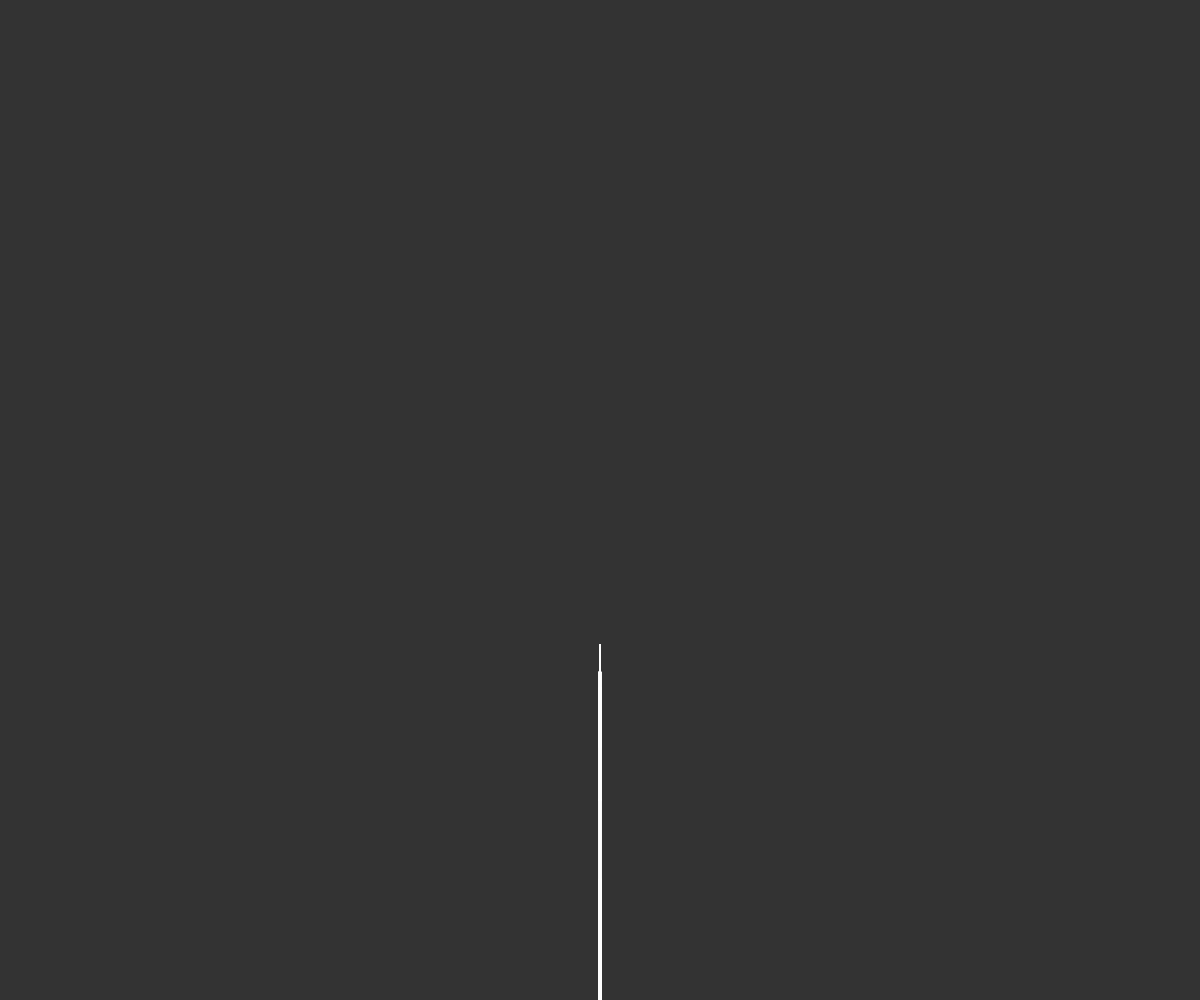
Frame 1 (no input)
Frame 60 (no input): identical to frame 1, image omitted
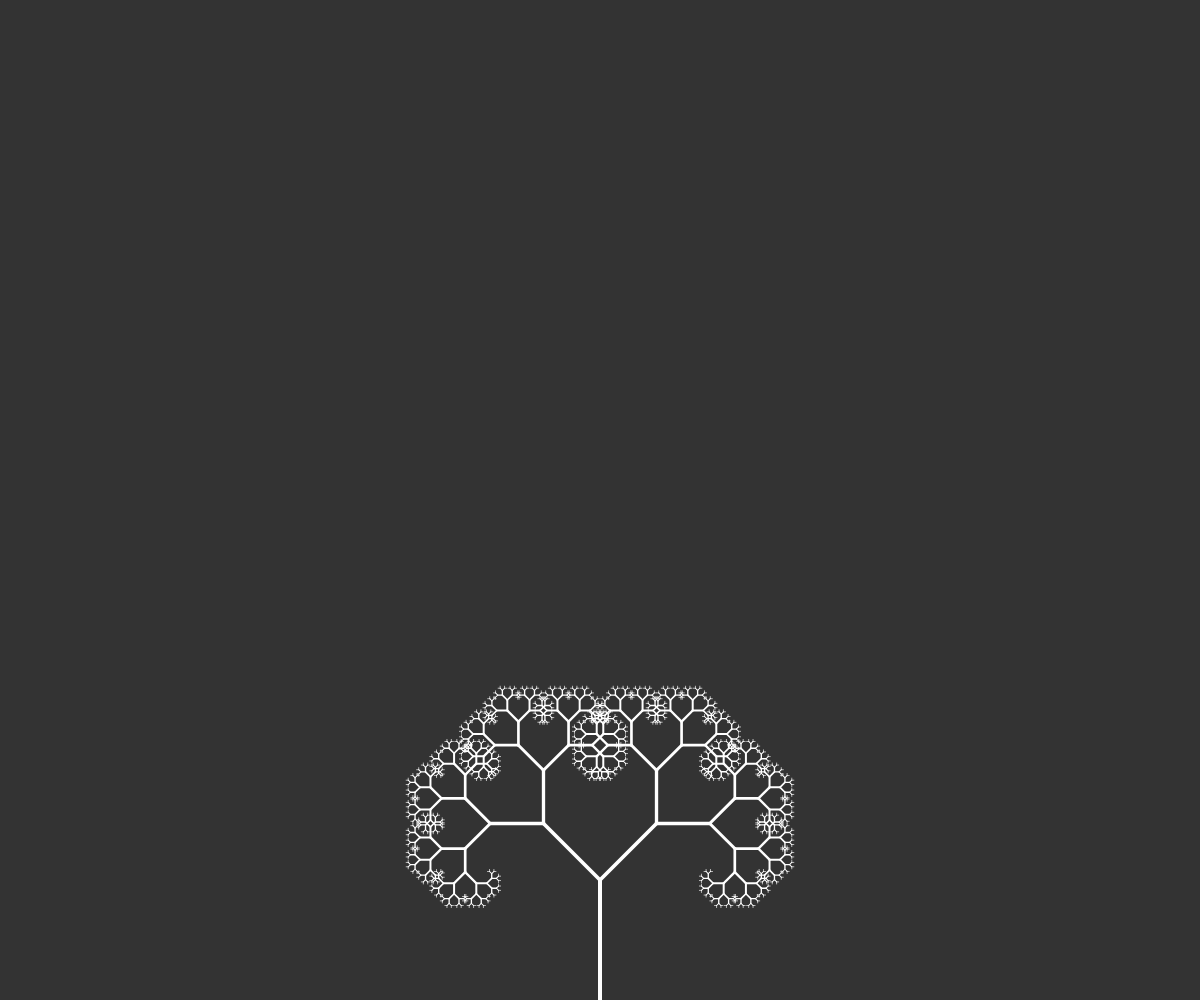
Frame 120 (the mouse pressed at the canvas centre since frame 60)

The p5.js sketch that drew these frames (run headless with seeded random() and noise() and a simulated clock; from frame 60 on, the mouse is pressed at the canvas centre):

// p5.js sketch
// ── sketch.js
function setup() {
	createCanvas(windowWidth, windowHeight);
}

function draw() {
	background(51);
	angle = map(mouseX, 0, width, 0, PI/2);
	translate(width/2, height);
	stroke(255);
	branch(120, 1);
}



function branch(len, generation){
	strokeWeight(map(generation, 1, 10, 4, 1));
	line(0, 0, 0, -len);
	translate(0, -len);

	len *= 0.666;

	generation++;

	if(len > 2){
		push();
			rotate(angle);
			branch(len, generation);
		pop();

		push();
			rotate(-angle);
			branch(len, generation);
		pop();
	}
}
